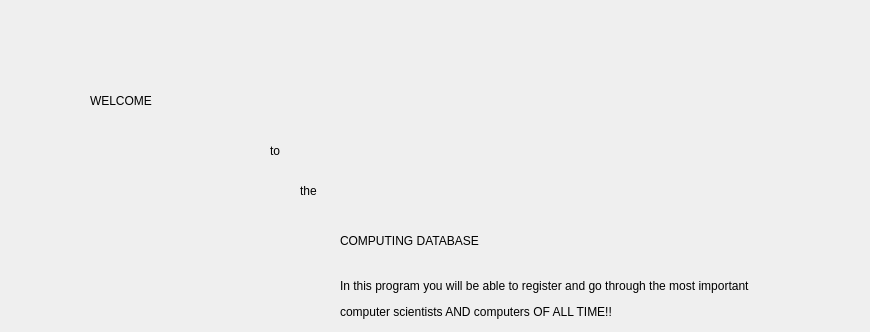
      <widget class="QWidget" name="Home">
       <attribute name="icon">
        <iconset resource="images.qrc">
         <normaloff>:/Buttons/skil3-home_red.png</normaloff>:/Buttons/skil3-home_red.png</iconset>
       </attribute>
       <attribute name="title">
        <string/>
       </attribute>
       <widget class="QLabel" name="label_3">
        <property name="geometry">
         <rect>
          <x>300</x>
          <y>170</y>
          <width>51</width>
          <height>41</height>
         </rect>
        </property>
        <property name="styleSheet">
         <string notr="true">font: 24pt &quot;Agency FB&quot;;</string>
        </property>
        <property name="text">
         <string>the</string>
        </property>
       </widget>
       <widget class="QLabel" name="label_6">
        <property name="geometry">
         <rect>
          <x>340</x>
          <y>300</y>
          <width>501</width>
          <height>23</height>
         </rect>
        </property>
        <property name="styleSheet">
         <string notr="true">font: 11pt &quot;Agency FB&quot;;</string>
        </property>
        <property name="text">
         <string>computer scientists AND computers OF ALL TIME!!</string>
        </property>
       </widget>
       <widget class="QLabel" name="label_2">
        <property name="geometry">
         <rect>
          <x>270</x>
          <y>130</y>
          <width>31</width>
          <height>41</height>
         </rect>
        </property>
        <property name="styleSheet">
         <string notr="true">font: 24pt &quot;Agency FB&quot;;</string>
        </property>
        <property name="text">
         <string>to</string>
        </property>
       </widget>
       <widget class="QLabel" name="label_5">
        <property name="geometry">
         <rect>
          <x>340</x>
          <y>270</y>
          <width>521</width>
          <height>31</height>
         </rect>
        </property>
        <property name="styleSheet">
         <string notr="true">font: 11pt &quot;Agency FB&quot;;</string>
        </property>
        <property name="text">
         <string>In this program you will be able to register and go through the most important</string>
        </property>
       </widget>
       <widget class="QLabel" name="label_4">
        <property name="geometry">
         <rect>
          <x>340</x>
          <y>210</y>
          <width>501</width>
          <height>61</height>
         </rect>
        </property>
        <property name="styleSheet">
         <string notr="true">font: 36pt &quot;Agency FB&quot;;</string>
        </property>
        <property name="text">
         <string>COMPUTING DATABASE</string>
        </property>
       </widget>
       <widget class="QLabel" name="label">
        <property name="geometry">
         <rect>
          <x>90</x>
          <y>70</y>
          <width>231</width>
          <height>61</height>
         </rect>
        </property>
        <property name="styleSheet">
         <string notr="true">font: 36pt &quot;Agency FB&quot;;</string>
        </property>
        <property name="text">
         <string>WELCOME</string>
        </property>
       </widget>
      </widget>
